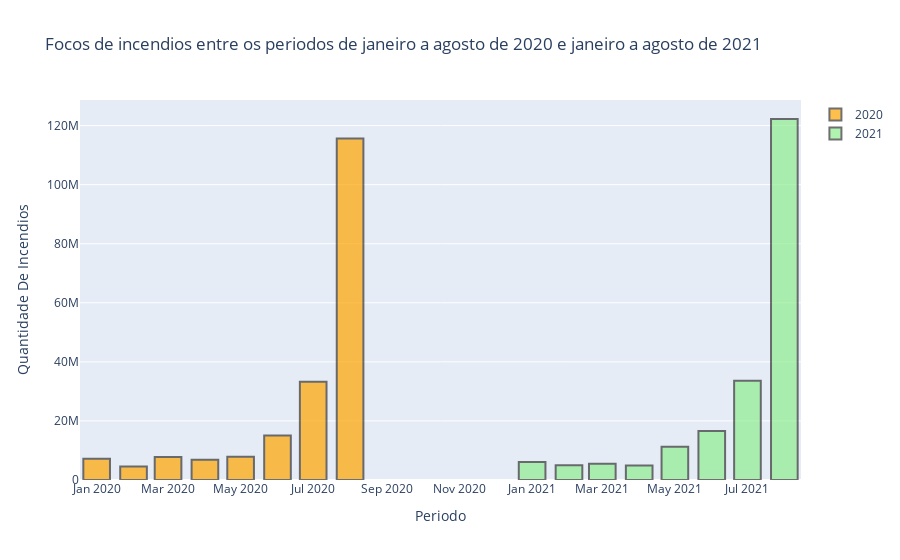

Write notebook code for a chart like this one.
### Code cell
data = [go.Bar(x=focos_mes_2020.index,
               y=focos_mes_2020.values,
               marker = {'color': "orange",
                         'line': {'color': '#333',
                                  'width': 2}
                        },
               opacity= 0.7,
               name='2020'
              ),
# definindo outro plot de barras com valores dos meses passados
        
        go.Bar(x=focos_mes_2021.index,
               y=focos_mes_2021.values,
               name='2021',
               marker = {'color': 'lightgreen',
                         'line': {'color': '#333',
                                  'width': 2}
                        },
               opacity= 0.7
              )
              
       ]

# Criando Layout
configuracoes_layout = go.Layout(title='Focos de incendios entre os periodos de janeiro a agosto de 2020 e janeiro a agosto de 2021',
                                 yaxis={'title':'Quantidade De Incendios'},
                                 xaxis={'title': 'Periodo'}                    
                                
                                )

# Objeto figura

fig = go.Figure(data=data, layout=configuracoes_layout)

# plotando o grafico
py.iplot(fig, filename='Focos no periodo 2020 e 2021')

### Figure 1 — Plotly figure (JSON) as saved in the notebook; plotly's stock layout.template omitted (floating-point values rounded to 4 significant figures)
{"data": [{"marker": {"color": "orange", "line": {"color": "#333", "width": 2}}, "name": "2020", "opacity": 0.7, "type": "bar", "x": ["2020-01", "2020-02", "2020-03", "2020-04", "2020-05", "2020-06", "2020-07", "2020-08"], "y": [7209000.0, 4603000.0, 7785000.0, 6859000.0, 7831000.0, 15080000.0, 33300000.0, 115600000.0]}, {"marker": {"color": "lightgreen", "line": {"color": "#333", "width": 2}}, "name": "2021", "opacity": 0.7, "type": "bar", "x": ["2021-01", "2021-02", "2021-03", "2021-04", "2021-05", "2021-06", "2021-07", "2021-08"], "y": [6119000.0, 4972000.0, 5526000.0, 4903000.0, 11270000.0, 16580000.0, 33640000.0, 122200000.0]}], "layout": {"title": {"text": "Focos de incendios entre os periodos de janeiro a agosto de 2020 e janeiro a agosto de 2021"}, "xaxis": {"title": {"text": "Periodo"}}, "yaxis": {"title": {"text": "Quantidade De Incendios"}}}}
